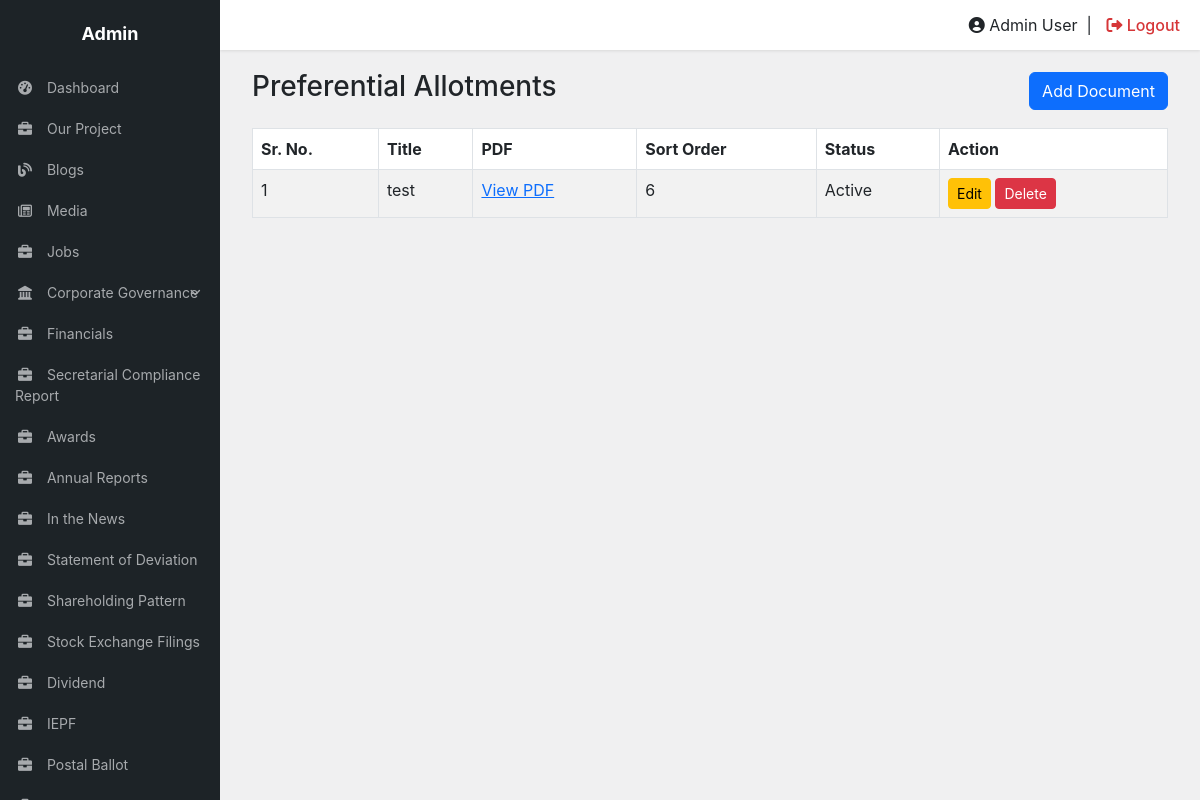
Screenshot of /crm/preferential-allotment/ (signed in) with the database file from the repository.
### tables this page shows
CREATE TABLE `preferential_allotments` (
  `id` int(11) NOT NULL,
  `title` varchar(255) NOT NULL,
  `pdf_file` varchar(500) DEFAULT NULL,
  `sort_order` int(11) DEFAULT '0',
  `status` tinyint(1) DEFAULT '1',
  `created_at` timestamp NOT NULL DEFAULT CURRENT_TIMESTAMP,
  `updated_at` timestamp NOT NULL DEFAULT CURRENT_TIMESTAMP ON UPDATE CURRENT_TIMESTAMP
);

### crm/preferential-allotment/form_helpers.php (called while the page is built, shortened)
<?php
function e($value): string {
    return htmlspecialchars((string)$value, ENT_QUOTES, 'UTF-8');
}

### crm/preferential-allotment/index.php (the view, shortened to what this page needs)
<?php
require_once __DIR__ . '/../../dbc.php';
$result = $conn->query("SELECT id, title, pdf_file, sort_order, status FROM preferential_allotments ORDER BY sort_order ASC, id DESC");
$rows = [];
if ($result) while ($row = $result->fetch_assoc()) $rows[] = $row;
include __DIR__ . '/../includes/header.php';
?>
<div class="container-fluid">
    <div class="d-flex justify-content-between align-items-center mb-3">
        <h3>Preferential Allotments</h3>
        <a href="add.php" class="btn btn-primary">Add Document</a>
    </div>
    <div class="table-responsive">
        <table class="table table-bordered table-striped">
            <thead><tr><th>Sr. No.</th><th>Title</th><th>PDF</th><th>Sort Order</th><th>Status</th><th>Action</th></tr></thead>
            <tbody>
            <?php if ($rows): foreach ($rows as $i => $row): ?>
                <tr>
                    <td><?= $i + 1 ?></td>
                    <td><?= e($row['title']) ?></td>
                    <td><?php if ($row['pdf_file']): ?><a href="/ajmera/<?= e(ltrim($row['pdf_file'], '/')) ?>" target="_blank" rel="noopener">View PDF</a><?php else: ?>—<?php endif; ?></td>
                    <td><?= (int)$row['sort_order'] ?></td>
                    <td><?= (int)$row['status'] === 1 ? 'Active' : 'Inactive' ?></td>
                    <td class="text-nowrap">
                        <a href="edit.php?id=<?= (int)$row['id'] ?>" class="btn btn-sm btn-warning">Edit</a>
                        <form method="post" action="delete.php" class="d-inline" onsubmit="return confirm('Delete this preferential allotment document?');">
                            <button type="submit" class="btn btn-sm btn-danger">Delete</button>
                        </form>
                    </td>
                </tr>
            <?php endforeach; else: ?>
                <tr><td colspan="6" class="text-center">No records available.</td></tr>
            <?php endif; ?>
            </tbody>
        </table>
    </div>
</div>
<?php include __DIR__ . '/../includes/footer.php'; ?>

### crm/includes/header.php (style rules this page uses)
body { background-color: #f0f0f1; font-family: -apple-system, BlinkMacSystemFont, "Segoe UI", Roboto, Oxygen-Sans, Ubuntu, Cantarell, "Helvetica Neue", sans-serif; margin: 0; overflow-x: hidden; }

### rows the page displays
preferential_allotments: title "test", sort_order "6", status "Active"
